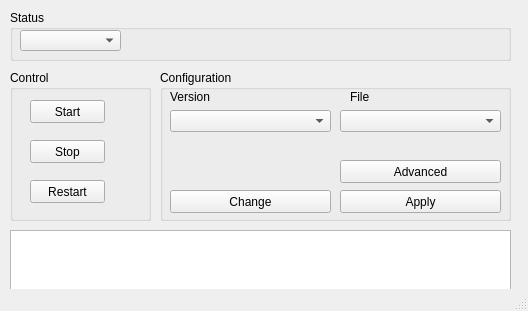
<ui version="4.0" >
 <class>ctrlClass</class>
 <widget class="QMainWindow" name="ctrlClass" >
  <property name="geometry" >
   <rect>
    <x>0</x>
    <y>0</y>
    <width>528</width>
    <height>311</height>
   </rect>
  </property>
  <property name="sizePolicy" >
   <sizepolicy vsizetype="Fixed" hsizetype="Fixed" >
    <horstretch>0</horstretch>
    <verstretch>0</verstretch>
   </sizepolicy>
  </property>
  <property name="windowTitle" >
   <string>ctrl</string>
  </property>
  <widget class="QWidget" name="centralWidget" >
   <widget class="QGroupBox" name="groupBox" >
    <property name="geometry" >
     <rect>
      <x>10</x>
      <y>70</y>
      <width>141</width>
      <height>151</height>
     </rect>
    </property>
    <property name="title" >
     <string>Control</string>
    </property>
    <widget class="QPushButton" name="m_pStart_button" >
     <property name="geometry" >
      <rect>
       <x>20</x>
       <y>30</y>
       <width>75</width>
       <height>23</height>
      </rect>
     </property>
     <property name="text" >
      <string>Start</string>
     </property>
    </widget>
    <widget class="QPushButton" name="m_pStop_button" >
     <property name="geometry" >
      <rect>
       <x>20</x>
       <y>70</y>
       <width>75</width>
       <height>23</height>
      </rect>
     </property>
     <property name="text" >
      <string>Stop</string>
     </property>
    </widget>
    <widget class="QPushButton" name="m_pRestart_button" >
     <property name="geometry" >
      <rect>
       <x>20</x>
       <y>110</y>
       <width>75</width>
       <height>23</height>
      </rect>
     </property>
     <property name="text" >
      <string>Restart</string>
     </property>
    </widget>
   </widget>
   <widget class="QGroupBox" name="groupBox_2" >
    <property name="geometry" >
     <rect>
      <x>10</x>
      <y>10</y>
      <width>501</width>
      <height>51</height>
     </rect>
    </property>
    <property name="title" >
     <string>Status</string>
    </property>
    <widget class="QComboBox" name="m_pApp_combo" >
     <property name="geometry" >
      <rect>
       <x>10</x>
       <y>20</y>
       <width>101</width>
       <height>21</height>
      </rect>
     </property>
    </widget>
    <widget class="QLabel" name="m_pAppStatus_label" >
     <property name="geometry" >
      <rect>
       <x>130</x>
       <y>20</y>
       <width>421</width>
       <height>16</height>
      </rect>
     </property>
    </widget>
   </widget>
   <widget class="QGroupBox" name="groupBox_3" >
    <property name="geometry" >
     <rect>
      <x>160</x>
      <y>70</y>
      <width>351</width>
      <height>151</height>
     </rect>
    </property>
    <property name="title" >
     <string>Configuration</string>
    </property>
    <widget class="QComboBox" name="m_pVersion_combo" >
     <property name="geometry" >
      <rect>
       <x>10</x>
       <y>40</y>
       <width>161</width>
       <height>22</height>
      </rect>
     </property>
    </widget>
    <widget class="QLabel" name="label_2" >
     <property name="geometry" >
      <rect>
       <x>10</x>
       <y>20</y>
       <width>46</width>
       <height>14</height>
      </rect>
     </property>
     <property name="text" >
      <string>Version</string>
     </property>
    </widget>
    <widget class="QComboBox" name="m_pFile_combo" >
     <property name="geometry" >
      <rect>
       <x>180</x>
       <y>40</y>
       <width>161</width>
       <height>22</height>
      </rect>
     </property>
    </widget>
    <widget class="QLabel" name="label_3" >
     <property name="geometry" >
      <rect>
       <x>190</x>
       <y>20</y>
       <width>46</width>
       <height>14</height>
      </rect>
     </property>
     <property name="text" >
      <string>File</string>
     </property>
    </widget>
    <widget class="QPushButton" name="m_pChange_button" >
     <property name="geometry" >
      <rect>
       <x>10</x>
       <y>120</y>
       <width>161</width>
       <height>23</height>
      </rect>
     </property>
     <property name="text" >
      <string>Change</string>
     </property>
     <property name="checkable" >
      <bool>true</bool>
     </property>
    </widget>
    <widget class="QPushButton" name="m_pApply_button" >
     <property name="geometry" >
      <rect>
       <x>180</x>
       <y>120</y>
       <width>161</width>
       <height>23</height>
      </rect>
     </property>
     <property name="text" >
      <string>Apply</string>
     </property>
    </widget>
    <widget class="QPushButton" name="m_pAdvanced_button" >
     <property name="geometry" >
      <rect>
       <x>180</x>
       <y>90</y>
       <width>161</width>
       <height>23</height>
      </rect>
     </property>
     <property name="text" >
      <string>Advanced</string>
     </property>
    </widget>
   </widget>
   <widget class="QTextBrowser" name="m_pStatus_text" >
    <property name="geometry" >
     <rect>
      <x>10</x>
      <y>230</y>
      <width>501</width>
      <height>62</height>
     </rect>
    </property>
   </widget>
  </widget>
  <widget class="QStatusBar" name="statusBar" />
 </widget>
 <layoutdefault spacing="6" margin="11" />
 <resources/>
 <connections/>
</ui>
